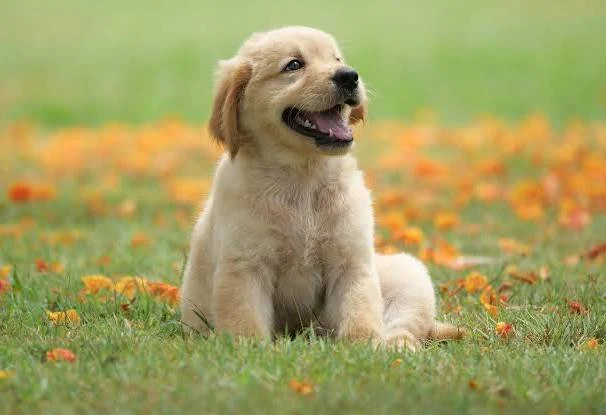
//> input picture dog.jpeg, 606 x 415 px
$ ./main   (built with g++ and OpenCV 4)
//> lines starting //> are read from the running program, lines starting //| are printed output that depends on the picture
#include <iostream>
#include "opencv2/imgproc.hpp"
#include "opencv2/imgcodecs.hpp"
#include "opencv2/highgui.hpp"

//using namespace std;
//using namespace cv;

int DELAY_CAPTION = 1500;
int DELAY_BLUR = 100;
int MAX_KERNEL_LENGTH = 31;

cv::Mat src;
cv::Mat dst;
char window_name[] = "Smoothing Demo";

int display_caption( const char* caption );
int display_dst( int delay );

int main()
{
    cv::namedWindow( window_name, cv::WINDOW_AUTOSIZE );


    src = cv::imread("dog.jpeg", cv::IMREAD_COLOR );
//> src is the input picture: 415 rows x 606 cols, CV_8UC3; mean B, G, R 98, 158.4, 162.2
    if (src.empty())
    {
        printf(" Error while  opening image\n");
        return EXIT_FAILURE;
    }

    if( display_caption( "Original Image" ) != 0 )
    {
        return 0;
    }

    dst = src.clone();
    if( display_dst( DELAY_CAPTION ) != 0 )
    {
        return 0;
    }

    if( display_caption( "Homogeneous Blur" ) != 0 )
    {
        return 0;
    }

    for ( int i = 1; i < MAX_KERNEL_LENGTH; i = i + 2 )
    {
        cv::blur( src, dst, cv::Size( i, i ),cv::Point(-1,-1) );
        if( display_dst( DELAY_BLUR ) != 0 )
        {
            return 0;
        }
    }
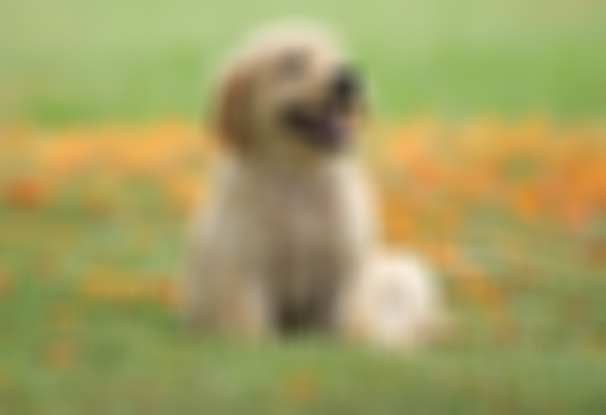
//> dst: 415 rows x 606 cols, CV_8UC3; mean B, G, R 98, 158.4, 162.2

    if( display_caption( "Gaussian Blur" ) != 0 )
    {
        return 0;
    }

    for ( int i = 1; i < MAX_KERNEL_LENGTH; i = i + 2 )
    {
        cv::GaussianBlur( src, dst, cv::Size( i, i ), 0, 0 );
        if( display_dst( DELAY_BLUR ) != 0 )
        {
            return 0;
        }
    }
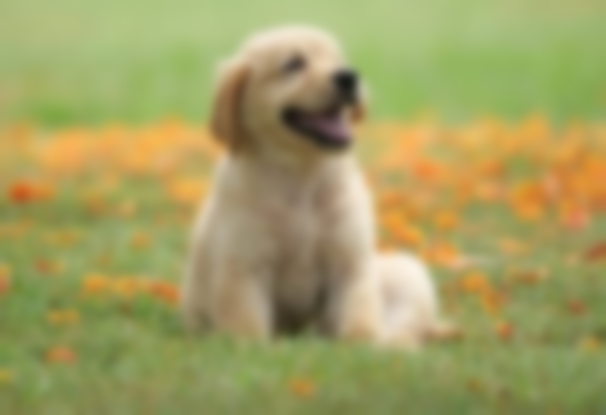
//> dst: 415 rows x 606 cols, CV_8UC3; mean B, G, R 98, 158.4, 162.2

    if( display_caption( "Median Blur" ) != 0 )
    {
        return 0;
    }

    for ( int i = 1; i < MAX_KERNEL_LENGTH; i = i + 2 )
    {
        cv::medianBlur ( src, dst, i );
        if( display_dst( DELAY_BLUR ) != 0 )
        {
            return 0;
        }
    }

    if( display_caption( "Bilateral Blur" ) != 0 )
    {
        return 0;
    }

    for ( int i = 1; i < MAX_KERNEL_LENGTH; i = i + 2 )
    {
        cv::bilateralFilter ( src, dst, i, i*2, i/2 );
        if( display_dst( DELAY_BLUR ) != 0 )
        {
            return 0;
        }
    }
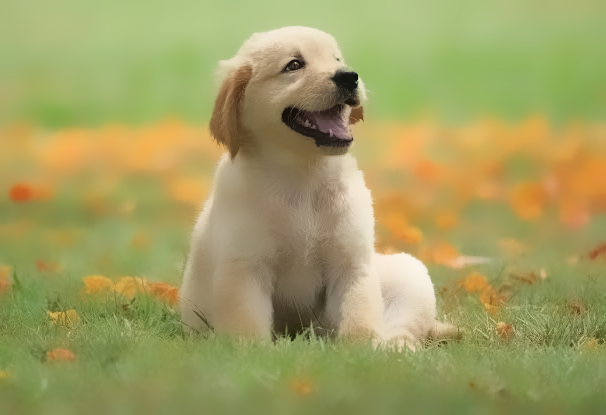
//> dst: 415 rows x 606 cols, CV_8UC3; mean B, G, R 98, 158.4, 162.1

    display_caption( "Done!" );

    return 0;
}

int display_caption( const char* caption )
{
    dst = cv::Mat::zeros( src.size(), src.type() );
    putText( dst, caption,
             cv::Point( src.cols/4, src.rows/2),
             cv::FONT_HERSHEY_COMPLEX, 1, cv::Scalar(255, 255, 255) );

    return display_dst(DELAY_CAPTION);
}

int display_dst( int delay )
{
    cv::imshow( window_name, dst );
    int c = cv::waitKey ( delay );
    if( c >= 0 ) { return -1; }
    return 0;
}
